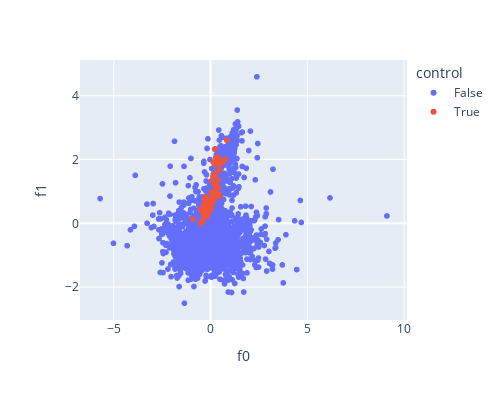
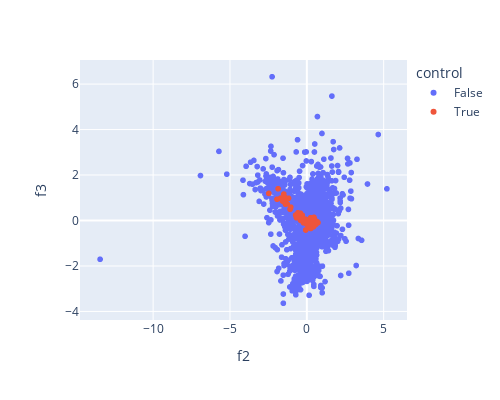
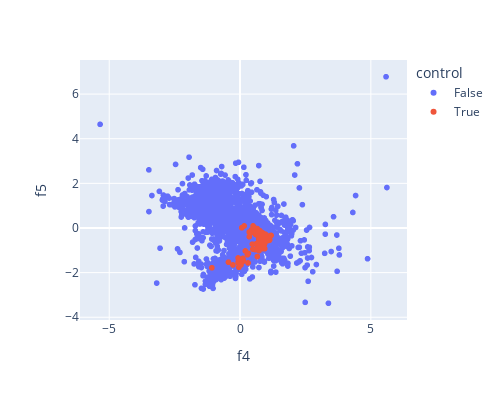

Notebook source saved alongside these figures, in order:
### Markdown cell above
### Here is the visualiztion of feature vectors

### Code cell
fig=px.scatter(df_to_be_shown,x='f0',y='f1',color='control',width=500, height=400)
fig.show()
fig=px.scatter(df_to_be_shown,x='f2',y='f3',color='control',width=500, height=400)
fig.show()
fig=px.scatter(df_to_be_shown,x='f4',y='f5',color='control',width=500, height=400)
fig.show()
